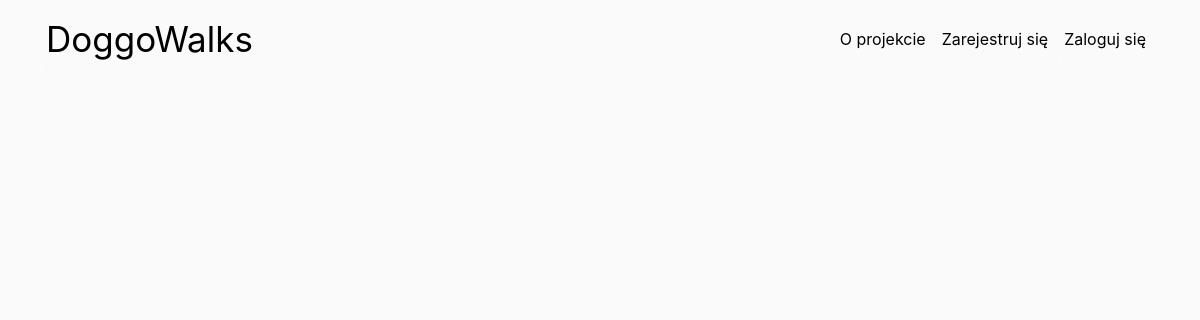
Before: /admin/managenotification.php with the older database file.
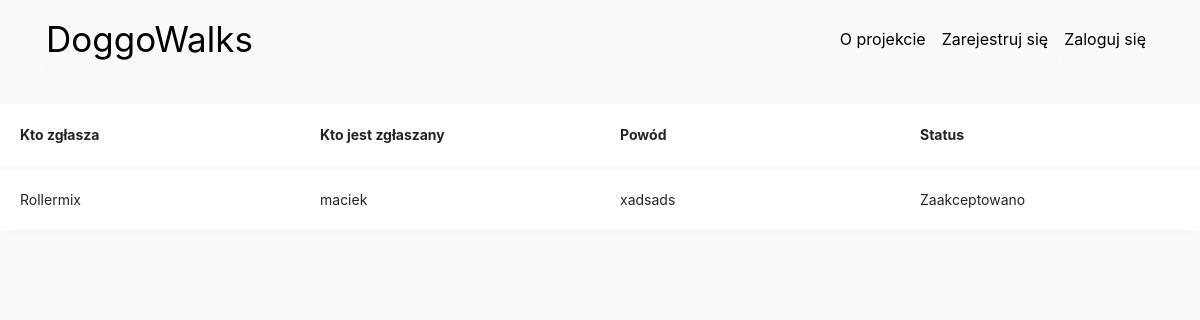
After: the same page with the newer database file.
### tables this page shows
CREATE TABLE `notification` (
  `id` int(11) NOT NULL,
  `id_user` int(10) NOT NULL,
  `id_reported_user` int(10) NOT NULL,
  `reason` varchar(500) NOT NULL,
  `id_status` int(11) NOT NULL DEFAULT 1
);

CREATE TABLE `user` (
  `id` int(10) NOT NULL,
  `name` varchar(30) NOT NULL,
  `surname` varchar(30) NOT NULL,
  `email` varchar(256) NOT NULL,
  `id_city` int(10) DEFAULT NULL,
  `description` varchar(3000) DEFAULT NULL,
  `blocked` tinyint(1) NOT NULL DEFAULT 0,
  `password` varchar(255) NOT NULL,
  `login` varchar(30) NOT NULL,
  `deleted` tinyint(1) NOT NULL DEFAULT 0,
  `admin` tinyint(1) NOT NULL DEFAULT 0
);

CREATE TABLE `status` (
  `id` int(11) NOT NULL,
  `status` varchar(50) NOT NULL
);

### admin/managenotification.php (the view, shortened to what this page needs)
<?php require_once '../views/containers/header.php'; ?>
<?php require_once '../views/containers/menu.php'; ?>
<?php
require_once 'includes/dbh.inc.php';
?>
<?php
$sqli = "SELECT user.login,u.login AS `log`, notification.*, status.id AS `statusid`,status.status From notification INNER JOIN status
    ON notification.id_status = status.id INNER JOIN user ON user.id=notification.id_user INNER JOIN user AS `u` ON u.id=notification.id_reported_user
    ORDER BY notification.id_status ASC";
$result = mysqli_query($conn, $sqli);
if(mysqli_num_rows($result)>0)
{
    echo '<table class="table table-hover">'.'<tr>'.'<th>Kto zgłasza</th>'.'<th>Kto jest zgłaszany</th>'.'<th>Powód</th>'.'<th>Status</th>'.'</tr>';
    while ($row = mysqli_fetch_array($result)) {
        if($row['statusid']==1)
        {
            echo '<tr>' . '<td>' . $row['login'] . '</td>' . '<td>' . $row['log'] . '</td>' . '<td>' . $row['reason'] .
                '</td>' . '<td>' . $row['status'] . '</td>' .'<td>'.'<button>'.
                '<a href="includes/managenotification.inc.php?accept='.$row['id'].'&iduser='.$row['id_reported_user']. '">'.
                'Akceptuj'.'</a>'.'</button>'.'<a href="includes/managenotification.inc.php?deny='.$row['id'].'">'.
                'Odrzuć'.'</a>'.'</button>'.'</td>' .'</tr>';
            readNotofication($conn,$row["id"]);
        }
        else if ($row['statusid']==3)
        {
            echo '<tr>' . '<td>' . $row['login'] . '</td>' . '<td>' . $row['log'] . '</td>' . '<td>' . $row['reason'] .
                '</td>' . '<td>' . $row['status'] . '</td>' . '</tr>';
        }
        echo '</table>';
    }
}
?>
<?php require_once '../views/containers/footer.php'; ?>

Changed rows visible on the page:
added notification: id_user.login "Rollermix", id_reported_user.login "maciek", reason "xadsads", id_status.status "Zaakceptowano"
Other visible differences:
text now shown: "Kto zgłasza Kto jest zgłaszany Powód Status"
